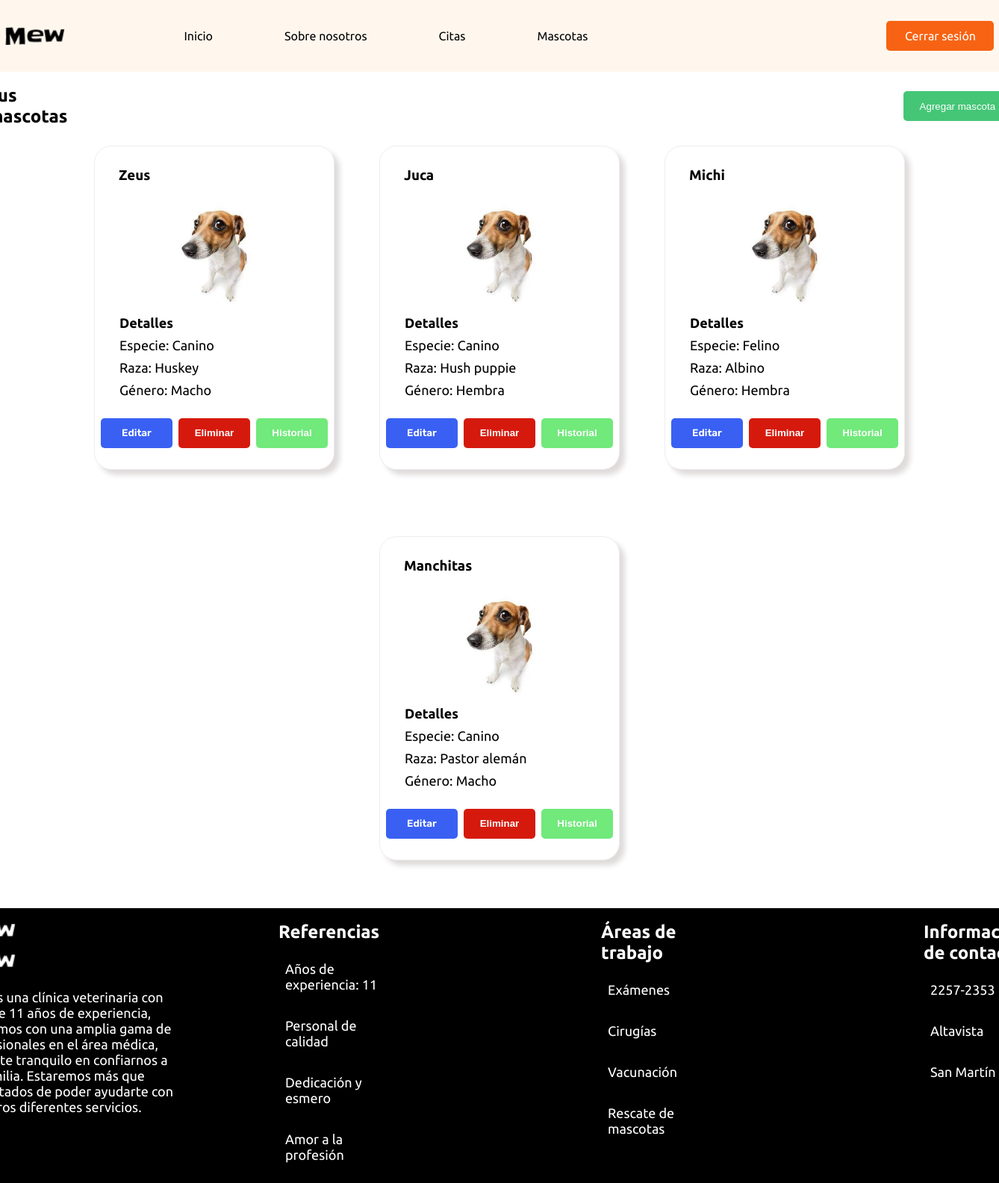
Before: /user/php/views/mascota_vista.php (signed in) with the older database file.
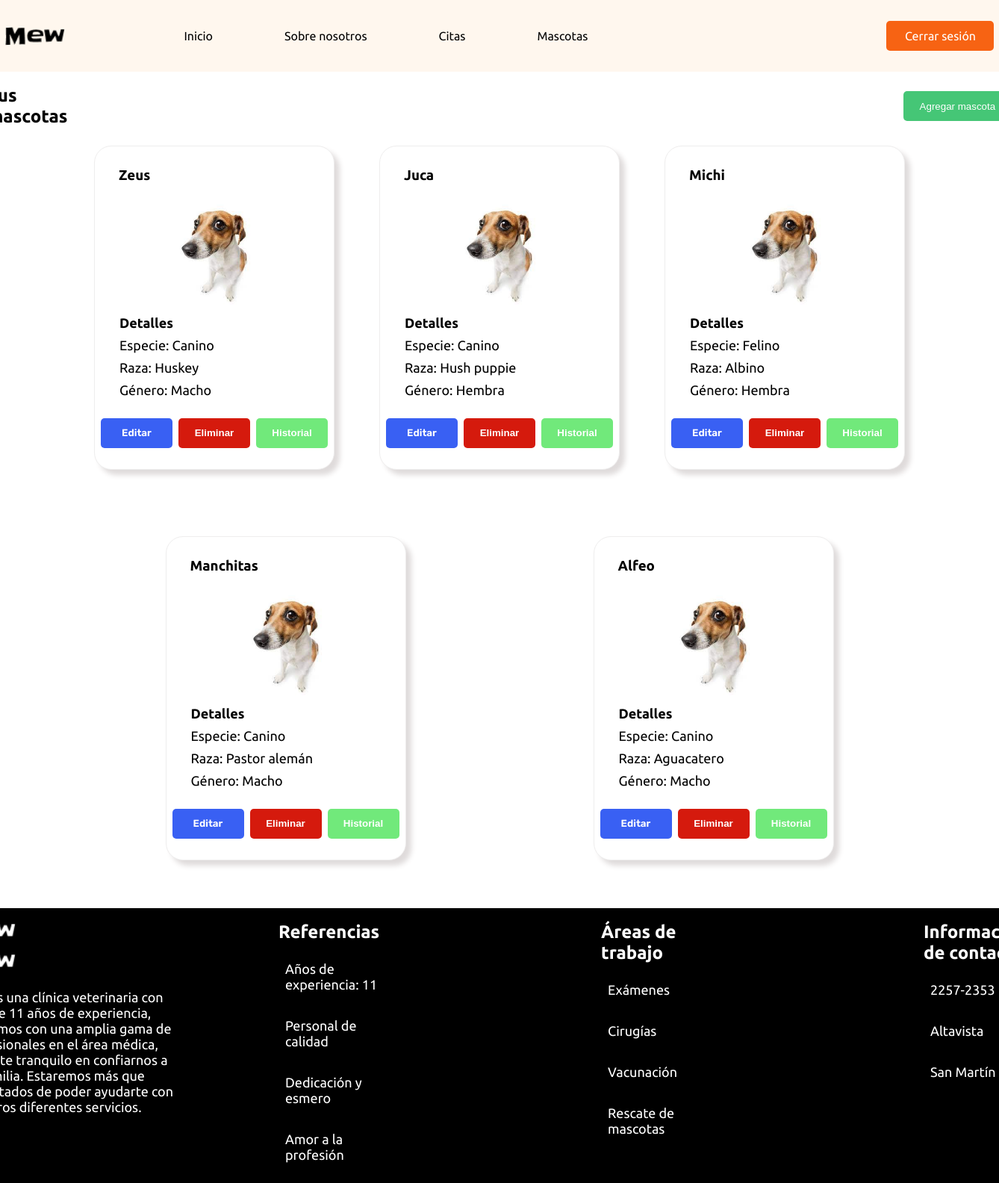
After: the same page with the newer database file.
### tables this page shows
CREATE TABLE `clientemascotas` (
  `id` int NOT NULL,
  `id_mascota` int NOT NULL,
  `id_cliente` int NOT NULL
);

CREATE TABLE `mascota` (
  `id` int NOT NULL,
  `nombre` varchar(255) NOT NULL,
  `especie` varchar(255) NOT NULL,
  `raza` varchar(255) NOT NULL,
  `edad` int NOT NULL,
  `genero` varchar(15) NOT NULL
);

### user/php/mascotas.php (called while the page is built, shortened)
<?php
$conexionBD = BD::crearInstancia();
$id_cliente = $_SESSION['usuario'];
$consulta = $conexionBD->prepare("SELECT * FROM `clientemascotas` INNER JOIN mascota ON clientemascotas.id_mascota = mascota.id WHERE id_cliente = $id_cliente");
$consulta->execute();
$listaMascotas = $consulta->fetchAll();
?>

### user/php/views/mascota_vista.php (the view, shortened to what this page needs)
<?php
include('../templates/header.php');
include('../mascotas.php');
?>
<link rel="stylesheet" href="../../css/style_mascosta_vista.css">
    <div class="Father">
        <br>
        <div class="titulo">
            <h2>Tus mascotas</h2>
            <b><a class="add_pet_a"href="form_add_mascota.php"><button class="add_pet">Agregar mascota</button></a></b>
        </div>
        <div class="sub1">
        <?php foreach($listaMascotas as $mascota){ ?>
            <div class="cards">
                <H3><?php echo $mascota['nombre']?></H3>
                <img src="../../src/img/Perrito.jpg" alt="" id="perro">
                <div class="texto">
                <p><b>Detalles</b></p>
                <p>Especie: <?php echo $mascota['especie']?></p>
                <p>Raza: <?php echo $mascota['raza']?></p>
                <p>Género: <?php echo $mascota['genero']?></p>
                </div>
                <br>
                <form action="mascota_vista.php" method="post">
                    <div class="botones">
                        <details>
                            <summary>
                            <div class="button" id="divFetch">
                                Editar
                            </div>
                            </summary>
                        </details>
                        <form action="mascota_vista.php" method="post">
                            <button id="b2" type="submit" name="accion" value="eliminar"><b>Eliminar</b></button>
                        </form>
                        <button id="b3"><b><a class="historial_pet_a" href="../../../veterinario/php/view_mascotaHistorial.php?id=<?=$mascota['id']?>">Historial</a></b></button>
                    </div>
                </form>
            </div>
        <?php }?>
        </div>
    </div>
<?php
include('../templates/footer.php');
?>
</body>
</html>

### user/php/templates/header.php (shortened to what this page needs)
<!DOCTYPE html>
<html lang="en">
<head>
    <link rel="stylesheet" href="../../css/styles_index.css">
</head>
<body>
<header>
    <nav>
        <div class="hader">
            <?php
            if (isset($_SESSION['usuario'])) { ?>
                <div class="logo">
                    <img src="../../src/img/Mew.png" alt="" id="img-h">
                </div>
                <div class="info-h">
                <a href="../views/home.php">Inicio</a>
                <a href="../views/about_us.php">Sobre nosotros</a>
                <a href="../views/vista_citas_usuario.php">Citas</a>
                <a href="../views/mascota_vista.php">Mascotas</a>
                </div>
                <div class="boton-h">
                <a href="../session/cerrar_sesion.php">Cerrar sesión</a>
                </div>
            <?php }
             ?>
        </div>
    </nav>
</header>

### user/php/templates/footer.php (shortened to what this page needs)
<!DOCTYPE html>
<html lang="en">
<body>
    <footer>
        <div class="papu-m">
            <div class="mid-f">
                <div class="info-p">
                    <?php if (isset($_SESSION['usuario'])) { ?>
                        <img src="../../src/img/logo-white.png" alt="" id="img-h">
                    <?php  }
                    if (isset($_SESSION['veterinario'])) { ?>
                        <img src="../../user/src/img/logo-white.png" alt="" id="img-h">
                    <?php } ?>
                    <P id="space">Somos una clínica veterinaria con más de 11 años de experiencia, contamos con una amplia gama de profesionales en el área médica, siéntete tranquilo en confiarnos a tu familia. Estaremos más que encantados de poder ayudarte con nuestros diferentes servicios.
                    </P>
                </div>
                <div class="info-p">
                    <h2>Referencias</h2>
                    <p>Años de experiencia: 11</p>
                    <p>Personal de calidad</p>
                    <p>Dedicación y esmero</p>
                    <p>Amor a la profesión</p>
                </div>
                <div class="info-p">
                    <h2>Áreas de trabajo</h2>
                    <p>Exámenes</p>
                    <p>Cirugías</p>
                    <p>Vacunación</p>
                    <p>Rescate de mascotas</p>
                </div>
                <div class="info-p">
                    <h2>Información de contacto</h2>
                    <p>2257-2353</p>
                    <p>Altavista</p>
                    <p>San Martín</p>
                </div>
            </div>
        </div>
    </footer>
</body>
</html>

### user/css/styles_index.css (style rules this page uses)
* { margin: 0; padding: 0; }
body { width: 100%; justify-content: center; align-items: center; font-family: 'Nunito Sans', sans-serif; font-family: 'Poppins', sans-serif; font-family: 'Ubuntu', sans-serif; }
img { height: auto; width: auto; }
.botones { display: flex; flex-direction: row; gap: 4.5rem; }
.papu-m { display: flex; align-items: center; justify-content: center; background-color: white; height: 23rem; width: 100%; background-color: black; color: white; }
.mid-f { display: flex; flex-direction: row; gap: 17rem; }
.info-p { display: flex; flex-direction: column; width: 10rem; gap: 1rem; }
#space { width: 18rem; }

### user/css/style_mascosta_vista.css (style rules this page uses)
* { margin: 0; padding: 0; }
.titulo { display: flex; justify-content: center; align-items: center; gap: 70rem; margin-left: 5rem; margin-right: 5rem; max-width: 100%; }
.sub1 { display: flex; flex-direction: row; flex-wrap: wrap; align-items: center; justify-content: center; margin-left: 6rem; margin-right: 6rem; }
.cards { background-color: rgb(255, 255, 255); width: 20rem; height: 27rem; display: flex; flex-direction: column; overflow: hidden; border-radius: 23px; justify-content: center; align-items: center; text-align: right; margin: 25px auto; border: 1px solid rgb(238, 237, 237); box-shadow: 7px 7px 7px#dfdbdb; margin-bottom: 4rem; }
#perro { width: 100px; }
.botones { display: flex; justify-content: center; align-items: center; gap: 0.5rem; }
button { border-radius: 5px; border: none; width: 6rem; height: 40px; cursor: pointer; transition: 0.5s; }
#b2 { background-color:#D51A0D; color: #ffffff; }
#b3 { background-color:#71e97b; color: #ffffff; }
.texto { text-align: start; width: 85%; }
p { margin: 9px; font-size: 18px; }
h3 { width: 80%; text-align: start; margin-bottom: 10px; }
.add_pet { border-radius: 5px; border: none; width: 9rem; height: 40px; background-color: #45C676 ; color: white; cursor: pointer; transition: 0.5s; }
.add_pet_a { text-decoration: none; color: white; }
.historial_pet_a { color: #fff; text-decoration: none; }
.button { border-radius: 5px; display: flex; align-items: center; justify-content: center; text-align: center; border: none; width: 6rem; height: 40px; font-family: 'Rubik', sans-serif; font-size: 13.33px; font-weight: 600; background-color: #3960F3 ; color: #ffffff; cursor: pointer; transition: 0.5s; box-sizing: border-box; }
details summary { list-style: none; }

### user/php/templates/header.php (style rules this page uses)
.hader { display: flex; flex-direction: row; justify-content: center; align-items: center; height: 6rem; background-color: #FFEFDE80; }
.hader a { gap: 2rem; }
.logo { display: flex; justify-content: start; }
header a { text-decoration: none; }
.info-h { display: flex; flex-direction: row; gap: 6rem; color: green; text-decoration: none; justify-content: space-around; margin-left: 10rem; }
.info-h a { color: black; text-decoration: none; text-align: center; }
.boton-h { display: flex; align-items: end; justify-content: end; flex-direction: row; gap: 2rem; padding-left: 25rem; }
.boton-h a { border-radius: 5px; border: none; width: 9rem; height: 40px; color: white; cursor: pointer; transition: 0.5s; background-color: #F76313; display: flex; align-items: center; justify-content: center; }
#img-h { height: 25px; width: 80px; }

### user/php/templates/footer.php (style rules this page uses)
.papu-m { display: flex; align-items: center; justify-content: center; background-color: white; height: 23rem; width: 100%; background-color: black; color: white; }
.mid-f { display: flex; flex-direction: row; gap: 17rem; }
.info-p { display: flex; flex-direction: column; width: 10rem; gap: 1rem; }

Changed rows visible on the page:
added clientemascotas: id_mascota.nombre "Alfeo", id_mascota.especie "Canino", id_mascota.raza "Aguacatero", id_mascota.genero "Macho"
